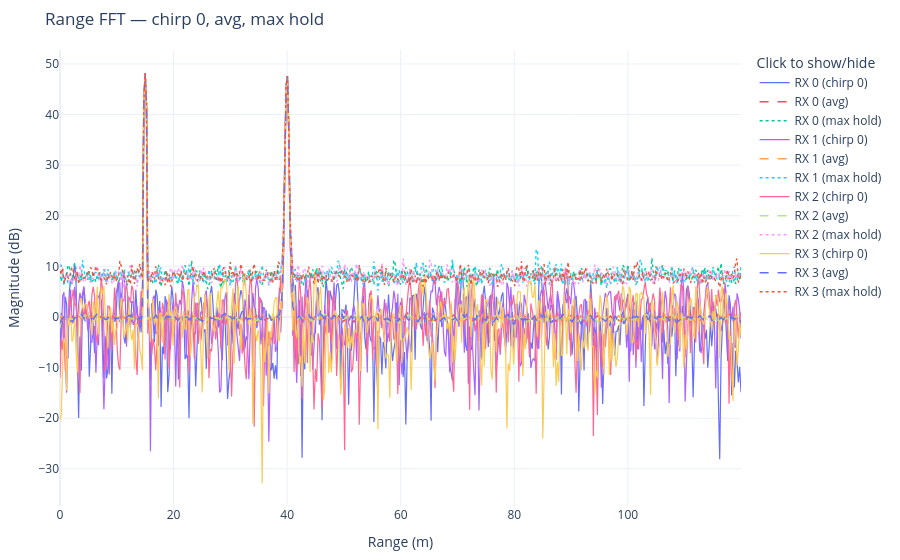

Here is the notebook cell this chart was saved with:
### Markdown cell above
## 4. Range FFT (1D)

### Code cell
pipe.show(
    pipe.plotly.range_profile(
        pipe.cube,
        chirp_idx=0,
        show_chirp=True,      # single chirp profile per RX
        show_avg=True,        # mean across all chirps per RX
        show_max_hold=True,   # max across all chirps per RX
    )
)

### Figure 1 — Plotly figure (JSON) as saved in the notebook; plotly's stock layout.template omitted (floating-point values rounded to 4 significant figures; data arrays with more than 128 entries replaced by an {"elided": "..."} marker saying what was removed)
{"data": [{"line": {"width": 1.2}, "mode": "lines", "name": "RX 0 (chirp 0)", "type": "scatter", "x": {"elided": "513 float values"}, "y": {"elided": "513 float values"}}, {"line": {"dash": "dash", "width": 1.4}, "mode": "lines", "name": "RX 0 (avg)", "type": "scatter", "x": {"elided": "513 float values"}, "y": {"elided": "513 float values"}}, {"line": {"dash": "dot", "width": 1.4}, "mode": "lines", "name": "RX 0 (max hold)", "type": "scatter", "x": {"elided": "513 float values"}, "y": {"elided": "513 float values"}}, {"line": {"width": 1.2}, "mode": "lines", "name": "RX 1 (chirp 0)", "type": "scatter", "x": {"elided": "513 float values"}, "y": {"elided": "513 float values"}}, {"line": {"dash": "dash", "width": 1.4}, "mode": "lines", "name": "RX 1 (avg)", "type": "scatter", "x": {"elided": "513 float values"}, "y": {"elided": "513 float values"}}, {"line": {"dash": "dot", "width": 1.4}, "mode": "lines", "name": "RX 1 (max hold)", "type": "scatter", "x": {"elided": "513 float values"}, "y": {"elided": "513 float values"}}, {"line": {"width": 1.2}, "mode": "lines", "name": "RX 2 (chirp 0)", "type": "scatter", "x": {"elided": "513 float values"}, "y": {"elided": "513 float values"}}, {"line": {"dash": "dash", "width": 1.4}, "mode": "lines", "name": "RX 2 (avg)", "type": "scatter", "x": {"elided": "513 float values"}, "y": {"elided": "513 float values"}}, {"line": {"dash": "dot", "width": 1.4}, "mode": "lines", "name": "RX 2 (max hold)", "type": "scatter", "x": {"elided": "513 float values"}, "y": {"elided": "513 float values"}}, {"line": {"width": 1.2}, "mode": "lines", "name": "RX 3 (chirp 0)", "type": "scatter", "x": {"elided": "513 float values"}, "y": {"elided": "513 float values"}}, {"line": {"dash": "dash", "width": 1.4}, "mode": "lines", "name": "RX 3 (avg)", "type": "scatter", "x": {"elided": "513 float values"}, "y": {"elided": "513 float values"}}, {"line": {"dash": "dot", "width": 1.4}, "mode": "lines", "name": "RX 3 (max hold)", "type": "scatter", "x": {"elided": "513 float values"}, "y": {"elided": "513 float values"}}], "layout": {"hovermode": "x unified", "legend": {"itemclick": "toggle", "itemdoubleclick": "toggleothers", "title": {"text": "Click to show/hide"}}, "margin": {"b": 50, "l": 60, "r": 30, "t": 50}, "title": {"text": "Range FFT — chirp 0, avg, max hold"}, "xaxis": {"title": {"text": "Range (m)"}}, "yaxis": {"title": {"text": "Magnitude (dB)"}}}}
